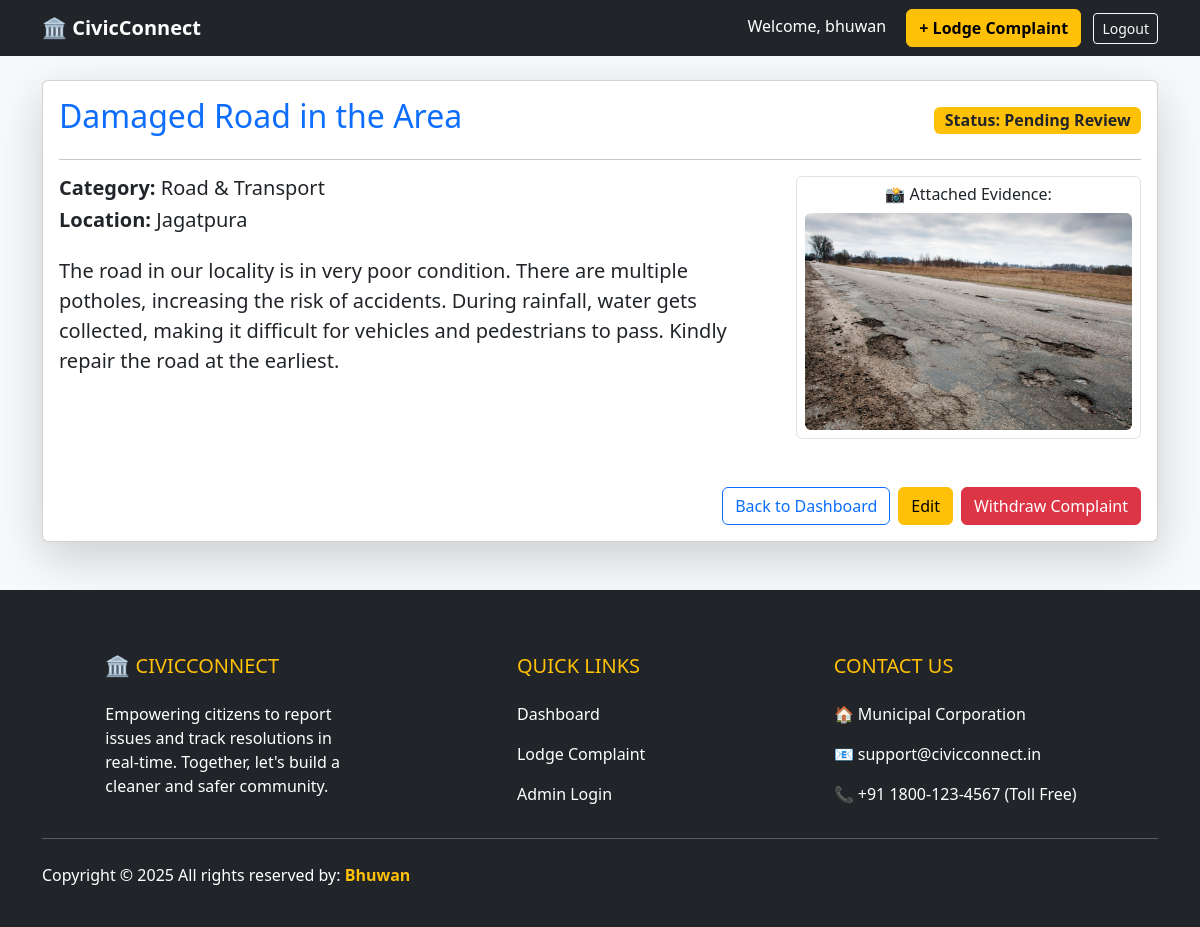
Screenshot of /post/6/ (signed in) with the database file from the repository.
### GrievancePortal/models.py (models this page shows, shortened)
class Grievance(models.Model):
    CATEGORY_CHOICES = [
        ('ROAD', 'Road & Transport'),
        ('WATER', 'Water Supply'),
        ('ELECTRICITY', 'Electricity & Street Lights'),
        ('GARBAGE', 'Garbage & Cleaning'),
        ('OTHER', 'Other'),
    ]
    STATUS_CHOICES = [
        ('PENDING', 'Pending Review'),
        ('IN_PROGRESS', 'In Progress'),
        ('RESOLVED', 'Resolved'),
        ('REJECTED', 'Rejected'),
    ]
    user = models.ForeignKey(User, on_delete=models.CASCADE)
    title = models.CharField(max_length=200, verbose_name="Complaint Subject")
    description = models.TextField(verbose_name="Detailed Issue")
    location = models.CharField(max_length=200, help_text="E.g., Sector 4, Main Market")
    evidence_image = models.ImageField(upload_to='grievances/', blank=True, null=True)
    category = models.CharField(max_length=20, choices=CATEGORY_CHOICES, default='OTHER')
    status = models.CharField(max_length=20, choices=STATUS_CHOICES, default='PENDING')
    created_at = models.DateTimeField(auto_now_add=True)
    updated_at = models.DateTimeField(auto_now=True)

### GrievancePortal/views.py (the view)
# urls.py: path('post/<int:pk>/', grievance_views.grievance_detail, name='grievance_detail'),
def grievance_detail(request, pk):
    post = get_object_or_404(Grievance, pk=pk)
    return render(request, 'grievance/grievance_detail.html', {'post':post})

### GrievancePortal/templates/grievance/grievance_detail.html
{% extends 'grievance/base.html' %}
{% block content %}
    <div class="card shadow-lg">
        <div class="card-body">
            <div class="d-flex justify-content-between">
                <h2 class="text-primary">{{ post.title }}</h2>
                {% if post.status == 'RESOLVED' %}
                    <span class="badge bg-success fs-6 align-self-center">Status: Resolved</span>
                {% elif post.status == 'PENDING' %}
                    <span class="badge bg-warning text-dark fs-6 align-self-center">Status: Pending Review</span>
                {% else %}
                    <span class="badge bg-secondary fs-6 align-self-center">Status: {{ post.get_status_display }}</span>
                {% endif %}
            </div>
            <hr>
            <div class="row">
                <div class="col-md-8">
                    <h5><strong>Category:</strong> {{ post.get_category_display }}</h5>
                    <h5><strong>Location:</strong> {{ post.location }}</h5>
                    <p class="mt-4 fs-5">{{ post.description }}</p>
                </div>
                <div class="col-md-4 text-center">
                    {% if post.evidence_image %}
                        <div class="p-2 border rounded">
                            <h6>📸 Attached Evidence:</h6>
                            <img src="{{ post.evidence_image.url }}" class="img-fluid rounded" alt="Evidence">
                        </div>
                    {% else %}
                        <div class="alert alert-secondary">No image attached.</div>
                    {% endif %}
                </div>
            </div>
            <div class="mt-5 d-flex justify-content-end">
                <a href="{% url 'grievance_list' %}" class="btn btn-outline-primary me-2">Back to Dashboard</a>
                {% if user == post.user and post.status == 'PENDING' %}
                    <a href="{% url 'grievance_edit' pk=post.pk %}" class="btn btn-warning me-2">Edit</a>
                    <a href="{% url 'grievance_delete' pk=post.pk %}" class="btn btn-danger">Withdraw Complaint</a>
                {% endif %}
            </div>
        </div>
    </div>
{% endblock %}

### GrievancePortal/templates/grievance/base.html (shortened to what this page needs)
<!DOCTYPE html>
<html>
  <head>
    <link
      href="https://cdn.jsdelivr.net/npm/bootstrap@5.3.0/dist/css/bootstrap.min.css"
      rel="stylesheet"
    />
  </head>
  <body class="bg-light">
    <nav class="navbar navbar-expand-lg navbar-dark bg-dark">
      <div class="container">
        <a class="navbar-brand fw-bold" href="{% url 'grievance_list' %}"
          >🏛️ CivicConnect</a
        >
        <div class="ml-auto">
          {% if user.is_authenticated %}
          <span class="text-white me-3">Welcome, {{ user.username }}</span>
          <a href="{% url 'grievance_create' %}" class="btn btn-warning fw-bold"
            >+ Lodge Complaint</a
          >
          <form action="{% url 'logout' %}" method="post" class="d-inline">
            <button type="submit" class="btn btn-outline-light btn-sm ms-2">
              Logout
            </button>
          </form>
          {% else %}
          <a href="{% url 'login' %}" class="btn btn-outline-primary">Login</a>
          <a href="{% url 'signup' %}" class="btn btn-outline-light">Signup</a>
          {% endif %}
        </div>
      </div>
    </nav>
    <div class="container mt-4">{% block content %} {% endblock %}</div>
    <footer class="bg-dark text-white pt-5 pb-4 mt-5">
        <div class="container">
            <div class="row">
                <div class="col-md-4 col-lg-4 col-xl-3 mx-auto mt-3">
                    <h5 class="text-uppercase mb-4 font-weight-bold text-warning">🏛️ CivicConnect</h5>
                    <p>
                        Empowering citizens to report issues and track resolutions in real-time.
                        Together, let's build a cleaner and safer community.
                    </p>
                </div>
                <div class="col-md-2 col-lg-2 col-xl-2 mx-auto mt-3">
                    <h5 class="text-uppercase mb-4 font-weight-bold text-warning">Quick Links</h5>
                    <p>
                        <a href="{% url 'grievance_list' %}" class="text-white text-decoration-none">Dashboard</a>
                    </p>
                    <p>
                        <a href="{% url 'grievance_create' %}" class="text-white text-decoration-none">Lodge Complaint</a>
                    </p>
                    <p>
                        <a href="/admin/" class="text-white text-decoration-none">Admin Login</a>
                    </p>
                </div>
                <div class="col-md-4 col-lg-3 col-xl-3 mx-auto mt-3">
                    <h5 class="text-uppercase mb-4 font-weight-bold text-warning">Contact Us</h5>
                    <p>
                        🏠 Municipal Corporation
                    </p>
                    <p>
                        📧 support@civicconnect.in
                    </p>
                    <p>
                        📞 +91 1800-123-4567 (Toll Free)
                    </p>
                </div>
            </div>
            <hr class="mb-4">
            <div class="row align-items-center">
                <div class="col-md-7 col-lg-8">
                    <p> Copyright © 2025 All rights reserved by:
                        <a href="#" style="text-decoration: none;">
                            <strong class="text-warning">Bhuwan</strong>
                        </a>
                    </p>
                </div>
            </div>
        </div>
    </footer>
    </body>
</html>
</html>

### GrievancePortal/templates/grievance/base.html (style rules this page uses)
body { display: flex; flex-direction: column; min-height: 100vh; }
footer { margin-top: auto; }

### rows the page displays
Grievance: title "Damaged Road in the Area", category "Road & Transport", location "Jagatpura", description "The road in our locality is in very poor condition. There are multiple potholes, increasing the risk of accidents. During rainfall, water gets collected, making it difficult for vehicles and pedestrians to pass. Kindly repair the road at the earliest.", evidence_image (picture)

### other values shown
{{ user.username }} "bhuwan"
